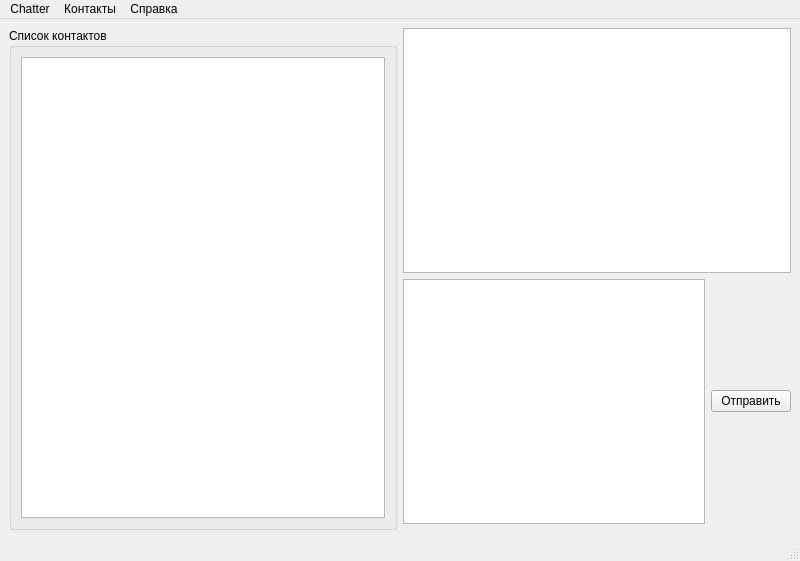
<?xml version="1.0" encoding="UTF-8"?>
<ui version="4.0">
 <class>MainWindow</class>
 <widget class="QMainWindow" name="MainWindow">
  <property name="geometry">
   <rect>
    <x>0</x>
    <y>0</y>
    <width>800</width>
    <height>561</height>
   </rect>
  </property>
  <property name="windowTitle">
   <string>MainWindow</string>
  </property>
  <widget class="QWidget" name="centralwidget">
   <layout class="QGridLayout" name="gridLayout">
    <item row="0" column="0" rowspan="2">
     <widget class="QGroupBox" name="groupBox">
      <property name="title">
       <string>Список контактов</string>
      </property>
      <layout class="QGridLayout" name="gridLayout_2">
       <item row="0" column="0">
        <widget class="QListView" name="listView"/>
       </item>
      </layout>
     </widget>
    </item>
    <item row="0" column="1">
     <layout class="QVBoxLayout" name="verticalLayout">
      <item>
       <widget class="QTextBrowser" name="textBrowser"/>
      </item>
      <item>
       <layout class="QHBoxLayout" name="horizontalLayout_2">
        <item>
         <widget class="QTextEdit" name="textEdit"/>
        </item>
        <item>
         <widget class="QPushButton" name="pushButton">
          <property name="text">
           <string>Отправить</string>
          </property>
         </widget>
        </item>
       </layout>
      </item>
     </layout>
    </item>
   </layout>
  </widget>
  <widget class="QMenuBar" name="menubar">
   <property name="geometry">
    <rect>
     <x>0</x>
     <y>0</y>
     <width>800</width>
     <height>21</height>
    </rect>
   </property>
   <widget class="QMenu" name="menu">
    <property name="title">
     <string>Chatter</string>
    </property>
    <addaction name="action_4"/>
    <addaction name="action"/>
    <addaction name="separator"/>
    <addaction name="action_3"/>
   </widget>
   <widget class="QMenu" name="menu_2">
    <property name="title">
     <string>Справка</string>
    </property>
   </widget>
   <widget class="QMenu" name="menu_3">
    <property name="title">
     <string>Контакты</string>
    </property>
    <addaction name="action_7"/>
    <addaction name="separator"/>
    <addaction name="action_5"/>
   </widget>
   <addaction name="menu"/>
   <addaction name="menu_3"/>
   <addaction name="menu_2"/>
  </widget>
  <widget class="QStatusBar" name="statusbar"/>
  <action name="action">
   <property name="text">
    <string>Отключиться</string>
   </property>
  </action>
  <action name="action_3">
   <property name="text">
    <string>Выйти</string>
   </property>
  </action>
  <action name="action_4">
   <property name="text">
    <string>Подключиться к </string>
   </property>
  </action>
  <action name="action_5">
   <property name="text">
    <string>Экспорт контактов</string>
   </property>
  </action>
  <action name="action_7">
   <property name="text">
    <string>Добавить</string>
   </property>
  </action>
 </widget>
 <resources/>
 <connections/>
</ui>
